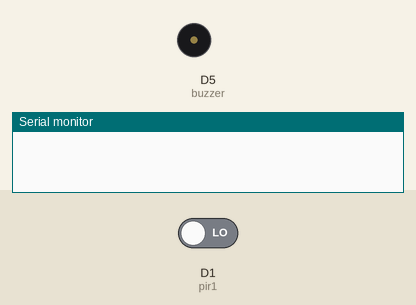
Recording of a sketch running on a simulated ESP8266 (NodeMCU). Parts: buzzer (waves = sounding), the last lines printed to the serial monitor. The test bench sets the inputs (shaded band); at power-on: D1 (pir1) LOW.

Above: at 1.2 s.
1.3 s: D1 (pir1) driven HIGH
At 2.1 s:
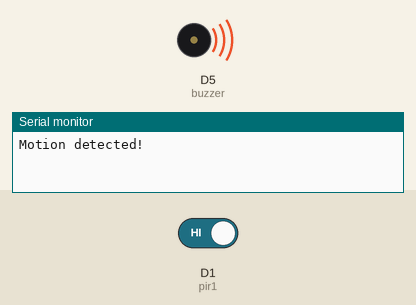
2.9 s: D1 (pir1) driven LOW
At 3.6 s:
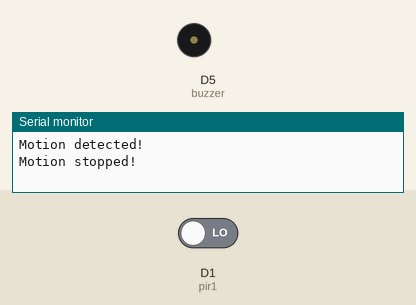
Timing chart, 0 to 5.9 s (numbered marks = the images above; inputs shaded):
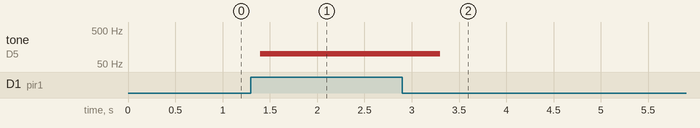

The sketch:

smart_door_notifications.ino
```cpp
int buzzer = D5;             //Definisikan pin buzzerkkkkkkkkkkkkkkkkkkkkkkkkkkkkkk
int pir1 = D1;              // the pin that the sensor is atteched to
int state = LOW;             // by default, no motion detected
int val = 0;                 // variable to store the sensor status (value)

void setup() {
  pinMode(buzzer, OUTPUT); //Inisialisasi buzzer dengan tipe ouput
  pinMode(pir1, INPUT);    // initialize sensor as an input
  Serial.begin(9600);        // initialize serial
}

void loop(){
  val = digitalRead(pir1);   // read sensor value
  if (val == HIGH) {           // check if the sensor is HIGH
    tone(buzzer, 100 ,500);  // menyalakan buzzer dengan frekuensi 6000 dan delay 500
    delay(200);                // delay 100 milliseconds

    if (state == LOW) {
      Serial.println("Motion detected!");
      state = HIGH;       // update variable state to HIGH
    }
  }
  else {
      delay(200);             // delay 200 milliseconds

      if (state == HIGH){
        Serial.println("Motion stopped!");
        state = LOW;       // update variable state to LOW
    }
  }
}
```

Measured:
- after the input at 1.3 s, tone on D5 (buzzer): silent → 100 Hz after 0.10 s
- after the input at 2.9 s, tone on D5 (buzzer): 100 Hz → silent after 0.40 s
